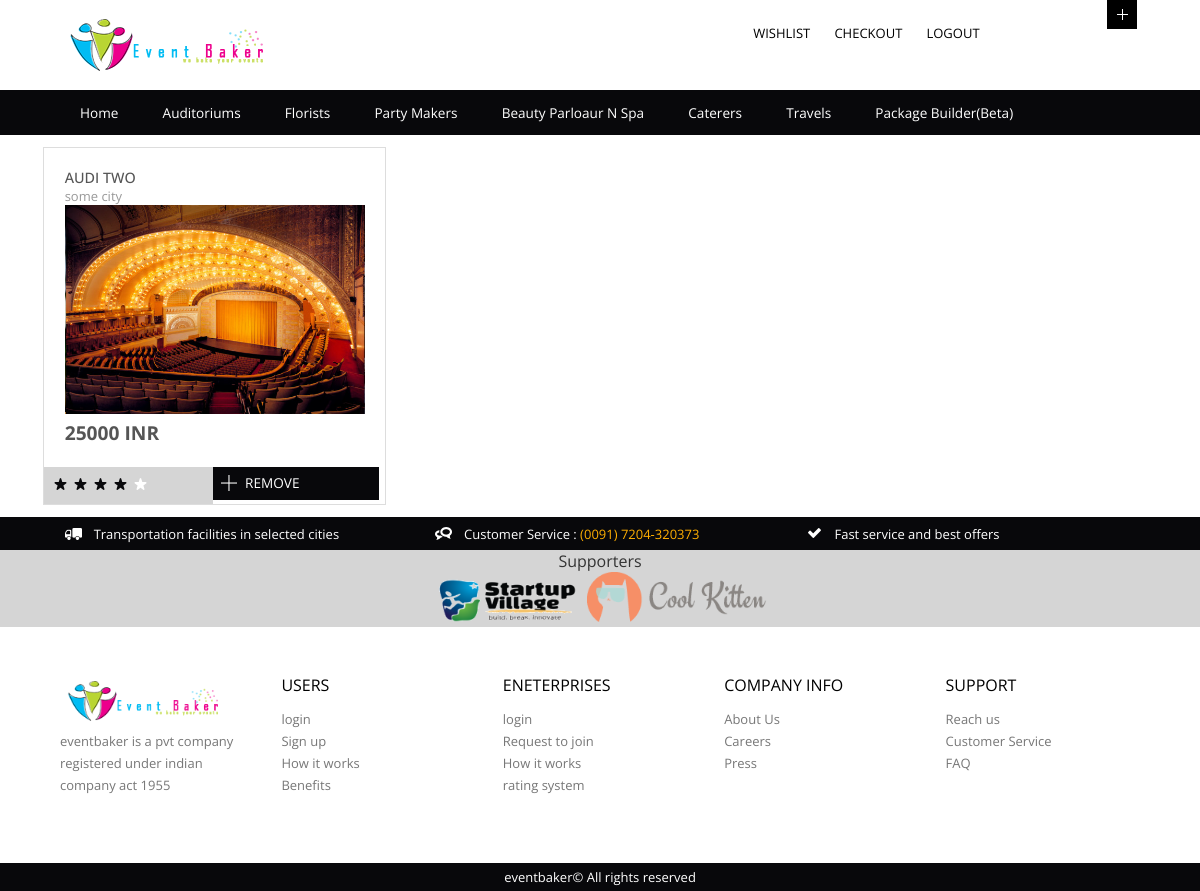
The app's page /wishlist.php (signed in) with its own data.
### tables this page shows
CREATE TABLE `gallery` (
  `item_id` int(11) NOT NULL AUTO_INCREMENT,
  `itemname` varchar(25) NOT NULL,
  `category` varchar(20) NOT NULL,
  `class` varchar(20) NOT NULL,
  `city` varchar(20) NOT NULL,
  `country` varchar(20) NOT NULL,
  `rent` int(11) NOT NULL,
  `rating` int(11) DEFAULT NULL,
  `description` varchar(500) DEFAULT NULL,
  `review` varchar(500) DEFAULT NULL,
  `feature1` varchar(100) DEFAULT NULL,
  `feature2` varchar(100) DEFAULT NULL,
  `feature3` varchar(100) DEFAULT NULL,
  `feature4` varchar(100) DEFAULT NULL,
  `feature5` varchar(100) DEFAULT NULL,
  `offer` int(11) DEFAULT NULL,
  `enabled` varchar(3) DEFAULT 'yes',
  `imgpath` varchar(255) DEFAULT NULL,
  `occassion` varchar(20) DEFAULT NULL,
  PRIMARY KEY (`item_id`)
);

### wishlist.php (the view, shortened to what this page needs)
<?php include('header.php');?>
<?php
	if(isset($_SESSION['email'])){
require('connect.php');
$email = $_SESSION['email'];
$result = mysqli_query($con,"SELECT * FROM gallery g where g.item_id in(select w.item_id from wishlist w where w.email='$email')");
while($row = mysqli_fetch_array($result))
  {
 echo "<div class='col_1_of_single1 span_1_of_single1'><a href='details.php?id=".$row['item_id']."'>
				     <div class='view1 view-fifth1'>
				  	  <div class='top_box'>
					  <h3 class='m_1'>" . $row['itemname'] . "</h3>
					  	<p class='m_2'>" .$row['city']."</p>
				         <div class='grid_img'>
						  <div class='css3'><img src='".$row['imgpath']."' alt=''/></div>
					          <div class='mask1'>
	                       		<div class='info'>Quick View</div>
			                </div>
	                </div>
                     <div class='price'>".$row['rent']." INR</div>
					  </div>
					   </div>";
					  $rating=$row['rating'];
			if($rating==1)
					{
					  echo "<span class='rating1'>
				        <input type='radio' class='rating-input' id='rating-input-1-5' name='rating-input-1'>
				        <label for='rating-input-1-5' class='rating-star1'></label>
					<input type='radio' class='rating-input' id='rating-input-1-4' name='rating-input-1'>
				        <label for='rating-input-1-4' class='rating-star'></label>
					<input type='radio' class='rating-input' id='rating-input-1-3' name='rating-input-1'>
				        <label for='rating-input-1-3' class='rating-star'></label>
					<input type='radio' class='rating-input' id='rating-input-1-2' name='rating-input-1'>
				        <label for='rating-input-1-2' class='rating-star'></label>
				        <input type='radio' class='rating-input' id='rating-input-1-1' name='rating-input-1'>
				        <label for='rating-input-1-1' class='rating-star'></label>&nbsp;
		    	      			</span>";
					}
			else if($rating==4)
					{
					  echo "<span class='rating1'>
				        <input type='radio' class='rating-input' id='rating-input-1-5' name='rating-input-1'>
				        <label for='rating-input-1-5' class='rating-star1'></label>
					<input type='radio' class='rating-input' id='rating-input-1-4' name='rating-input-1'>
				        <label for='rating-input-1-4' class='rating-star1'></label>
					<input type='radio' class='rating-input' id='rating-input-1-3' name='rating-input-1'>
				        <label for='rating-input-1-3' class='rating-star1'></label>
					<input type='radio' class='rating-input' id='rating-input-1-2' name='rating-input-1'>
				        <label for='rating-input-1-2' class='rating-star1'></label>
				        <input type='radio' class='rating-input' id='rating-input-1-1' name='rating-input-1'>
				        <label for='rating-input-1-1' class='rating-star'></label>&nbsp;
		    	      			</span>";
					}
						echo "<ul class='list2'>
						  <li>
						  	<img src='images/plus.png' alt=''/>
						  	<ul class='icon1 sub-icon1 profile_img'>
							<li><a class='active-icon c1' href='delete.php?id=".$row['item_id']."'>REMOVE </a>
								<ul class='sub-icon1 list'>
									<li><h3>Remove from wishlist</h3><a href=''></a></li>
			<li><p>once removed,it won't be available in the wishlist</p></li>
								</ul>
							  </li>
							</ul>
						  </li>
					    </ul>
			    	    <div class='clear'></div>
			    	</a></div>";
}
}
else if(empty($email)){
		echo "You're not an authorized user. Please <a href='login.php'>login</a>.";
	}
?>
	     <?php include('footer.php');?>

### css/style.css (style rules this page uses)
html,body,div,span,applet,object,iframe,h1,h2,h3,h4,h5,h6,p,blockquote,pre,a,abbr,acronym,address,big,cite,code,del,dfn,em,img,ins,kbd,q,s,samp,small,strike,strong,sub,sup,tt,var,b,u,i,dl,dt,dd,ol,nav ul,nav li,fieldset,form,label,legend,table,caption,tbody,tfoot,thead,tr,th,td,article,aside,canvas,details,embed,figure,figcaption,footer,header,hgroup,menu,nav,output,ruby,section,summary,time,mark,audio,video { margin:0;padding:0;border:0;font-size:100%;font:inherit;vertical-align:baseline; }
ol,ul { list-style:none;margin:0;padding:0; }
a { text-decoration:none; }
img { max-width:100%; }
body { font-family: 'Open Sans', sans-serif; background:#fff; }
.grid_img { text-align:center; }
h3.m_1 { color:#555; font-size:0.9em; text-transform:uppercase; font-weight:500; }
p.m_2 { color:#999; font-size:0.8125em; }
.price { color:#555; font-size:1.2em; font-weight:700; }
.rating-star { display: block; width: 20px; height: 20px; background: url('../images/star.png') 0 -3px; float:left; }
.rating-star1 { display: block; width: 20px; height: 20px; background: url('../images/b_star.png') 0 -3px; float: left; }
.top_box { padding:6%; }
.top_box .css3 img { -webkit-transition-duration: 0.5s; -moz-transition-duration: 0.5s; -o-transition-duration: 0.5s; }
.icon1:before,.icon1:after { content: ""; display: table; }
.icon1:after { clear: both; }
.icon1 { float: left; zoom:1; }
.icon1 li a { color: #FFF; font-size: 0.85em; text-transform: uppercase; margin-top: 6px; }
.icon1 li { position: relative; }
.icon1 li:last-child { border-right:none; }
.active-icon { display: block; }
.rating1 { overflow: hidden; display: block; background: #D5D5D5; padding: 2.1% 1%; font-size: 0.85em; color: #000; float: left; width: 44.5%; }
.list2 { float: left; background: #08080B; width: 53.5%; padding: 0.2% 0; text-align: center; }
ul.list2 li img { vertical-align: middle; float: left; margin:0 0px 0 12%; }
.view1 { overflow: hidden; position: relative; }
.view-fifth1 img { -webkit-transition: all 0.3s ease-in-out; -moz-transition: all 0.3s ease-in-out; -o-transition: all 0.3s ease-in-out; -ms-transition: all 0.3s ease-in-out; transition: all 0.3s ease-in-out; }
.span_1_of_single1 { width: 30.7%; border: 1px solid #DDD; }
.col_1_of_single1 { display: block; float: left; margin: 1% 0 1% 3.6%; }
@media (max-width:1366px) { ul.list2 li img { margin: 0 0px 0 2%; } }
@media (max-width:1366px) { .rating1 { width: 49.5%; padding: 2.5% 1%; font-size: 0.8125em; } }
@media (max-width:1366px) { .list2 { width: 48.5%; } }
@media (max-width:1366px) { .span_1_of_single1 { width: 28.6%; } }
@media (max-width:1280px) { ul.list2 li img { margin: 0 0px 0 0; } }
@media (max-width:1280px) { .rating1 { width: 49.5%; padding: 2.5% 1%; font-size: 0.8125em; } }
@media (max-width:1280px) { .list2 { width: 48.5%; } }
@media (max-width:1280px) { .span_1_of_single1 { width: 28.6%; } }

### records on screen
gallery: itemname "AUDI TWO", city "some city", imgpath (picture), rent "25000", rating 4 (drawn)
